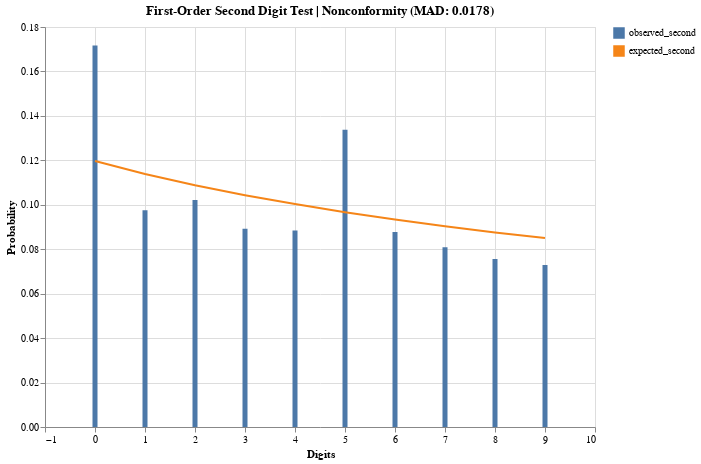

The notebook cell this image was saved under:
### Code cell
mad_value = np.mean(np.abs(observed_second - expected_second))
mad_assessment = assess_mad(mad_value)

line = alt.Chart(df_second).mark_line().encode(
    alt.X("digits:Q").title("Digits"),
    alt.Y("expected_second:Q").title("Probability"),
    alt.Color(datum='expected_second')
    
)

bar = alt.Chart(df_second).mark_bar().encode(
    alt.X("digits:Q").title("Digits"),
    alt.Y("observed_second:Q").title("Probability"),
    alt.Color(datum='observed_second')
)

bar+line.properties(width=550, height=400, title=f'{title} | {mad_assessment}',)

### Figure 1 — Vega-Lite specification as saved in the notebook (floating-point values rounded to 4 significant figures)
{"config": {"view": {"continuousWidth": 300, "continuousHeight": 300}}, "layer": [{"mark": {"type": "bar"}, "encoding": {"color": {"datum": "observed_second"}, "x": {"field": "digits", "title": "Digits", "type": "quantitative"}, "y": {"field": "observed_second", "title": "Probability", "type": "quantitative"}}}, {"mark": {"type": "line"}, "encoding": {"color": {"datum": "expected_second"}, "x": {"field": "digits", "title": "Digits", "type": "quantitative"}, "y": {"field": "expected_second", "title": "Probability", "type": "quantitative"}}, "title": "First-Order Second Digit Test | Nonconformity (MAD: 0.0178)"}], "data": {"name": "data-ab85889893ed11ec1786c0c23c2cbbfd"}, "height": 400, "width": 550, "$schema": "https://vega.github.io/schema/vega-lite/v5.17.0.json", "datasets": {"data-ab85889893ed11ec1786c0c23c2cbbfd": [{"digits": 0, "observed_second": 0.1717, "expected_second": 0.1197}, {"digits": 1, "observed_second": 0.09758, "expected_second": 0.1139}, {"digits": 2, "observed_second": 0.1022, "expected_second": 0.1088}, {"digits": 3, "observed_second": 0.08919, "expected_second": 0.1043}, {"digits": 4, "observed_second": 0.08841, "expected_second": 0.1003}, {"digits": 5, "observed_second": 0.1338, "expected_second": 0.09668}, {"digits": 6, "observed_second": 0.08776, "expected_second": 0.09337}, {"digits": 7, "observed_second": 0.08086, "expected_second": 0.09035}, {"digits": 8, "observed_second": 0.07563, "expected_second": 0.08757}, {"digits": 9, "observed_second": 0.07294, "expected_second": 0.085}]}}
